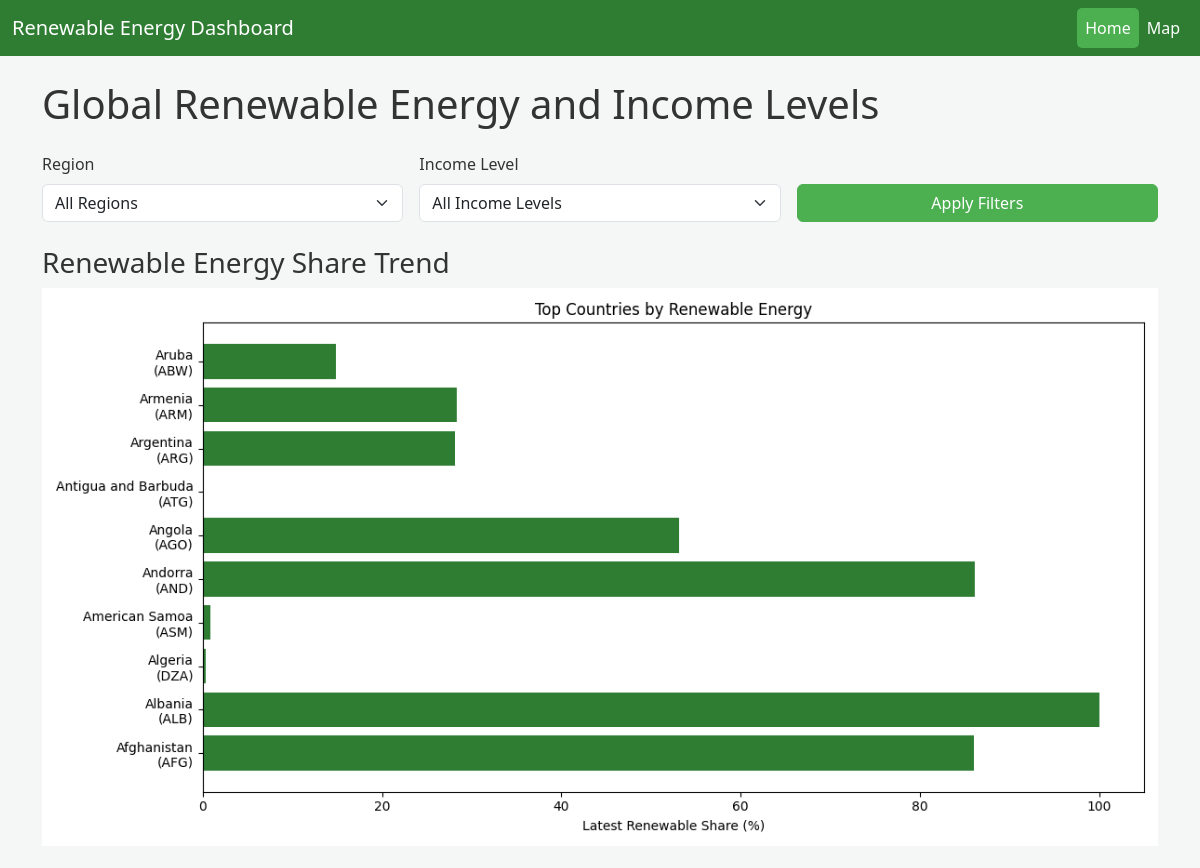
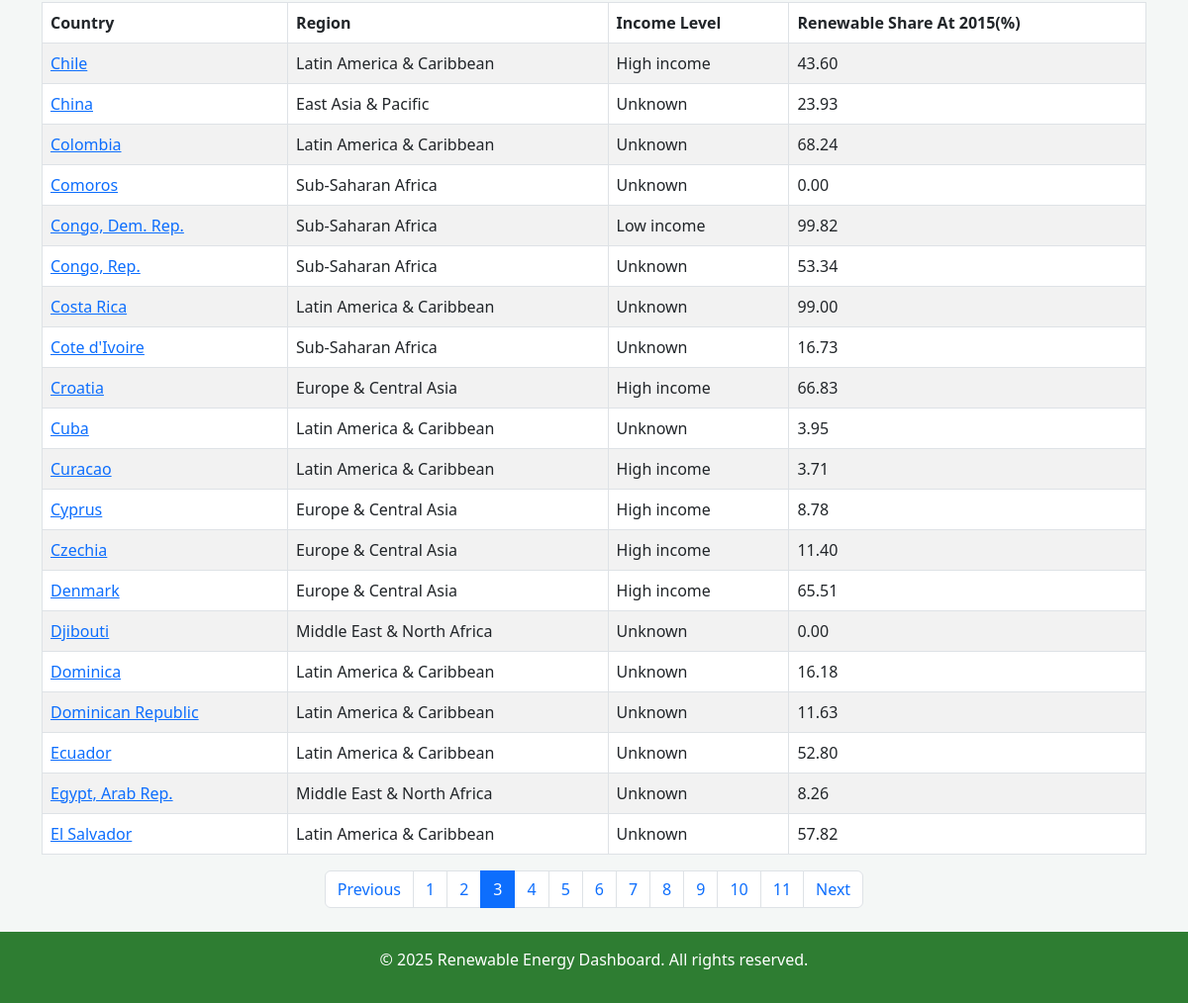
/?page=3, run on the app's committed database (2 pictures, top to bottom).
### energy/models.py (models this page shows, shortened)
class Country(models.Model):
    name = models.CharField(max_length=100, unique=True)
    code = models.CharField(max_length=4, unique=True, null=True, blank=True)
    type = models.CharField(max_length=10, default='Unknown')
    region = models.CharField(max_length=50, default='Unknown')
    INCOME_GROUP_CHOICES = [
        ('High income', 'High income'),
        ('Low income', 'Low income'),
        ('Lower middle', 'Lower middle income'),
        ('Upper middle', 'Upper middle income'),
    ]
    income_group = models.CharField(
        max_length=20, choices=INCOME_GROUP_CHOICES, blank=True, null=True
    )
    renewable_share = models.FloatField(
        help_text="Renewable energy share in 2015 (%)",
        default=0.0,
        null=True,
        blank=True
    )
    class Meta:
        ordering = ['name']

class EnergyData(models.Model):
    country = models.ForeignKey(Country, on_delete=models.CASCADE)
    year = models.IntegerField()
    renewable_share = models.FloatField()
    class Meta:
        unique_together = ('country', 'year')
        ordering = ['year']

### energy/views.py (the view)
# urls.py: path('', views.index, name='index'),
def index(request):
    try:
        region = request.GET.get('region')
        income_group = request.GET.get('income_group')
        base_query = Country.objects.prefetch_related('energydata_set').order_by('name')
        filtered_countries = base_query
        if region and region != 'Unknown':
            filtered_countries = filtered_countries.filter(region=region)
        if income_group and income_group != 'Unknown':
            filtered_countries = filtered_countries.filter(income_group=income_group)
        paginator = Paginator(
            filtered_countries.values_list(
                'id', 'name', 'code', 'region', 'income_group'
            ),
            20
        )
        page_number = request.GET.get('page')
        page_obj = paginator.get_page(page_number)
        country_data = []
        for country_tuple in page_obj.object_list:
            country = Country.objects.get(id=country_tuple[0])
            energy_data = {str(ed.year): ed.renewable_share
                          for ed in country.energydata_set.all()}
            renewable_share_2015 = energy_data.get("2015", None)
            income_group_display = dict(Country.INCOME_GROUP_CHOICES).get(country_tuple[4], 'Unknown')
            data = {
                'id': country_tuple[0],
                'name': country_tuple[1],
                'code': country_tuple[2],
                'region': country_tuple[3],
                'income_group': income_group_display,
                'energy': energy_data,
                'renewable_share_2015': renewable_share_2015
            }
            country_data.append(data)
        regions = Country.objects.exclude(region='Unknown') \
            .values_list('region', flat=True) \
            .distinct() \
            .order_by('region')
        income_groups = [choice[1] for choice in Country.INCOME_GROUP_CHOICES]
        graphic = generate_chart(filtered_countries)
        context = {
            'all_countries': base_query,
            'country_data': country_data,
            'years': YEARS_RANGE,
            'regions': regions,
            'income_groups': income_groups,
            'current_region': region,
            'current_income': income_group,
            'graphic': graphic,
            'page_obj': page_obj,
            'is_paginated': page_obj.has_other_pages(),
        }
        return render(request, 'energy/index.html', context)
    except Exception as e:
        logger.error(f"Error: {e}")
        empty_paginator = Paginator([], 1)
        page_obj = empty_paginator.page(1)
        return render(request, 'energy/index.html', {
            'error': str(e),
            'page_obj': page_obj,
            'country_data': [],
            'years': YEARS_RANGE,
            'regions': [],
            'income_groups': [],
            'all_countries': Country.objects.none(),
            'current_region': None,
            'current_income': None,
            'graphic': None
        })

### templates/energy/index.html (shortened to what this page needs)
{% extends 'energy/base.html' %}
{% block content %}
<h1 class="mb-4">Global Renewable Energy and Income Levels</h1>
<form method="GET" class="mb-4">
    <div class="row g-3">
        <div class="col-md-4">
            <label for="region" class="form-label">Region</label>
            <select name="region" id="region" class="form-select">
                <option value="">All Regions</option>
            </select>
        </div>
        <div class="col-md-4">
            <label for="income_group" class="form-label">Income Level</label>
            <select name="income_group" id="income_group" class="form-select">
                <option value="">All Income Levels</option>
            </select>
        </div>
        <div class="col-md-4 d-flex align-items-end">
            <button type="submit" class="btn btn-primary w-100">Apply Filters</button>
        </div>
    </div>
</form>
{% if graphic %}
    <div class="mb-4">
        <h3>Renewable Energy Share Trend</h3>
        <img alt="Renewable Energy Trend" class="img-fluid" style="max-width: 100%;">
    </div>
{% else %}
    <div class="alert alert-warning">No chart available.</div>
{% endif %}
<div class="table-responsive">
    <table class="table table-striped table-bordered">
        <thead>
            <tr>
                <th>Country</th>
                <th>Region</th>
                <th>Income Level</th>
                <th>Renewable Share At 2015(%)</th>
            </tr>
        </thead>
        <tbody>
            {% for country in country_data %}
                <tr>
                    <td><a href="{% url 'energy:country_detail' country.id %}">{{ country.name }}</a></td>
                    <td>{{ country.region }}</td>
                    <td>{{ country.income_group }}</td>
                    <td>
                        {% if country.renewable_share_2015 is not None %}
                            {{ country.renewable_share_2015|floatformat:2 }}
                        {% else %}
                            N/A
                        {% endif %}
                    </td>
                </tr>
            {% empty %}
                <tr>
                    <td colspan="4" class="text-center">No data available</td>
                </tr>
            {% endfor %}
        </tbody>
    </table>
</div>
{% if is_paginated %}
    <nav aria-label="Page navigation">
        <ul class="pagination justify-content-center">
            {% if page_obj.has_previous %}
                <li class="page-item">
                    <a class="page-link" href="?page={{ page_obj.previous_page_number }}{% if current_region %}&region={{ current_region }}{% endif %}{% if current_income %}&income_group={{ current_income }}{% endif %}">Previous</a>
                </li>
            {% else %}
                <li class="page-item disabled">
                    <span class="page-link">Previous</span>
                </li>
            {% endif %}
            {% for num in page_obj.paginator.page_range %}
                <li class="page-item {% if page_obj.number == num %}active{% endif %}">
                    <a class="page-link" href="?page={{ num }}{% if current_region %}&region={{ current_region }}{% endif %}{% if current_income %}&income_group={{ current_income }}{% endif %}">{{ num }}</a>
                </li>
            {% endfor %}
            {% if page_obj.has_next %}
                <li class="page-item">
                    <a class="page-link" href="?page={{ page_obj.next_page_number }}{% if current_region %}&region={{ current_region }}{% endif %}{% if current_income %}&income_group={{ current_income }}{% endif %}">Next</a>
                </li>
            {% else %}
                <li class="page-item disabled">
                    <span class="page-link">Next</span>
                </li>
            {% endif %}
        </ul>
    </nav>
{% endif %}
{% endblock %}

### templates/energy/base.html (style rules this page uses)
body { background-color: #f4f7f6; color: #333; }
.table thead { background-color: #4caf50; color: white; }
.btn-primary { background-color: #4caf50; border-color: #4caf50; }

### data on the page
Country: name "Chile", region "Latin America & Caribbean"
EnergyData: renewable_share_2015 "43.60"
Country: name "China", region "East Asia & Pacific"
EnergyData: renewable_share_2015 "23.93"
Country: name "Colombia", region "Latin America & Caribbean"
EnergyData: renewable_share_2015 "68.24"
Country: name "Comoros", region "Sub-Saharan Africa"
EnergyData: renewable_share_2015 "0.00"
Country: name "Congo, Dem. Rep.", region "Sub-Saharan Africa"
EnergyData: renewable_share_2015 "99.82"
Country: name "Congo, Rep.", region "Sub-Saharan Africa"
EnergyData: renewable_share_2015 "53.34"
Country: name "Costa Rica", region "Latin America & Caribbean"
EnergyData: renewable_share_2015 "99.00"
Country: name "Cote d'Ivoire", region "Sub-Saharan Africa"
EnergyData: renewable_share_2015 "16.73"
Country: name "Croatia", region "Europe & Central Asia"
EnergyData: renewable_share_2015 "66.83"
Country: name "Cuba", region "Latin America & Caribbean"
EnergyData: renewable_share_2015 "3.95"
Country: name "Curacao", region "Latin America & Caribbean"
EnergyData: renewable_share_2015 "3.71"
Country: name "Cyprus", region "Europe & Central Asia"
EnergyData: renewable_share_2015 "8.78"
Country: name "Czechia", region "Europe & Central Asia"
EnergyData: renewable_share_2015 "11.40"
Country: name "Denmark", region "Europe & Central Asia"
EnergyData: renewable_share_2015 "65.51"
Country: name "Djibouti", region "Middle East & North Africa"
EnergyData: renewable_share_2015 "0.00"
Country: name "Dominica", region "Latin America & Caribbean"
EnergyData: renewable_share_2015 "16.18"
Country: name "Dominican Republic", region "Latin America & Caribbean"
EnergyData: renewable_share_2015 "11.63"
Country: name "Ecuador", region "Latin America & Caribbean"
EnergyData: renewable_share_2015 "52.80"
Country: name "Egypt, Arab Rep.", region "Middle East & North Africa"
EnergyData: renewable_share_2015 "8.26"
Country: name "El Salvador", region "Latin America & Caribbean"

### other printed values
{{ country.income_group }} "High income" "Unknown" "Unknown" "Unknown" "Low income" "Unknown" "Unknown" "Unknown" "High income" "Unknown" "High income" "High income" "High income" "High income" "Unknown" "Unknown" "Unknown" "Unknown" "Unknown" "Unknown"
{{ num }} "1" "2" "3" "4" "5" "6" "7" "8" "9" "10" "11"
